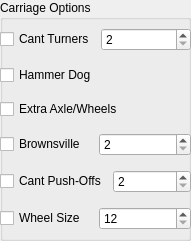
          <widget class="QGroupBox" name="groupBox_3">
           <property name="geometry">
            <rect>
             <x>240</x>
             <y>120</y>
             <width>191</width>
             <height>241</height>
            </rect>
           </property>
           <property name="title">
            <string>Carriage Options</string>
           </property>
           <widget class="QWidget" name="verticalLayoutWidget">
            <property name="geometry">
             <rect>
              <x>0</x>
              <y>20</y>
              <width>191</width>
              <height>221</height>
             </rect>
            </property>
            <layout class="QVBoxLayout" name="verticalLayout">
             <item>
              <layout class="QHBoxLayout" name="horizontalLayout">
               <item>
                <widget class="QCheckBox" name="cantTurnersCheckBox">
                 <property name="toolTip">
                  <string>3,500.00 ea</string>
                 </property>
                 <property name="text">
                  <string>Cant Turners</string>
                 </property>
                </widget>
               </item>
               <item>
                <widget class="QSpinBox" name="cantTurnersSpinBox">
                 <property name="minimum">
                  <number>2</number>
                 </property>
                 <property name="maximum">
                  <number>4</number>
                 </property>
                </widget>
               </item>
              </layout>
             </item>
             <item>
              <widget class="QCheckBox" name="hamDogCheckBox">
               <property name="toolTip">
                <string>4,500.00</string>
               </property>
               <property name="text">
                <string>Hammer Dog</string>
               </property>
              </widget>
             </item>
             <item>
              <widget class="QCheckBox" name="extraAxleCheckBox">
               <property name="toolTip">
                <string>3,500.00</string>
               </property>
               <property name="text">
                <string>Extra Axle/Wheels</string>
               </property>
              </widget>
             </item>
             <item>
              <layout class="QHBoxLayout" name="horizontalLayout_5">
               <item>
                <widget class="QCheckBox" name="brownsvilleCheckBox">
                 <property name="toolTip">
                  <string>1,000.00 ea</string>
                 </property>
                 <property name="text">
                  <string>Brownsville</string>
                 </property>
                </widget>
               </item>
               <item>
                <widget class="QSpinBox" name="brownsvilleSpinBox">
                 <property name="readOnly">
                  <bool>false</bool>
                 </property>
                 <property name="minimum">
                  <number>2</number>
                 </property>
                 <property name="maximum">
                  <number>4</number>
                 </property>
                </widget>
               </item>
              </layout>
             </item>
             <item>
              <layout class="QHBoxLayout" name="horizontalLayout_6">
               <item>
                <widget class="QCheckBox" name="cantPushOffCheckBox">
                 <property name="toolTip">
                  <string>1,000.00 ea</string>
                 </property>
                 <property name="text">
                  <string>Cant Push-Offs</string>
                 </property>
                </widget>
               </item>
               <item>
                <widget class="QSpinBox" name="cantPushOffSpinBox">
                 <property name="readOnly">
                  <bool>false</bool>
                 </property>
                 <property name="minimum">
                  <number>2</number>
                 </property>
                 <property name="maximum">
                  <number>4</number>
                 </property>
                </widget>
               </item>
              </layout>
             </item>
             <item>
              <layout class="QHBoxLayout" name="horizontalLayout_4">
               <item>
                <widget class="QCheckBox" name="wheelSizeCheckBox">
                 <property name="toolTip">
                  <string>12 = 1,000.00 14 = 1,500.00</string>
                 </property>
                 <property name="text">
                  <string>Wheel Size</string>
                 </property>
                </widget>
               </item>
               <item>
                <widget class="QSpinBox" name="wheelSizeSpinBox">
                 <property name="minimum">
                  <number>12</number>
                 </property>
                 <property name="maximum">
                  <number>14</number>
                 </property>
                 <property name="singleStep">
                  <number>2</number>
                 </property>
                </widget>
               </item>
              </layout>
             </item>
            </layout>
           </widget>
          </widget>
